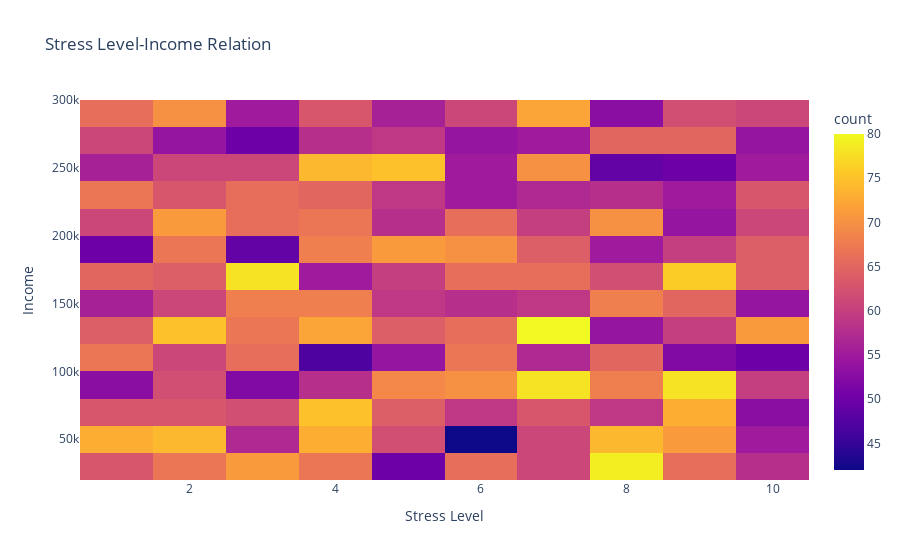

This figure's notebook cell:
### Code cell
px.density_heatmap(df,x="Stress Level", y="Income" ,title="Stress Level-Income Relation")

### Figure 1 — Plotly figure (JSON) as saved in the notebook; plotly's stock layout.template omitted (floating-point values rounded to 4 significant figures; data arrays with more than 128 entries replaced by an {"elided": "..."} marker saying what was removed)
{"data": [{"coloraxis": "coloraxis", "hovertemplate": "Stress Level=%{x}<br>Income=%{y}<br>count=%{z}<extra></extra>", "name": "", "type": "histogram2d", "x": {"elided": "8763 int values"}, "xaxis": "x", "xbingroup": "x", "y": {"elided": "8763 int values"}, "yaxis": "y", "ybingroup": "y"}], "layout": {"coloraxis": {"colorbar": {"title": {"text": "count"}}, "colorscale": [[0, "#0d0887"], [0.1111, "#46039f"], [0.2222, "#7201a8"], [0.3333, "#9c179e"], [0.4444, "#bd3786"], [0.5556, "#d8576b"], [0.6667, "#ed7953"], [0.7778, "#fb9f3a"], [0.8889, "#fdca26"], [1, "#f0f921"]]}, "legend": {"tracegroupgap": 0}, "title": {"text": "Stress Level-Income Relation"}, "xaxis": {"anchor": "y", "domain": [0, 1], "title": {"text": "Stress Level"}}, "yaxis": {"anchor": "x", "domain": [0, 1], "title": {"text": "Income"}}}}
